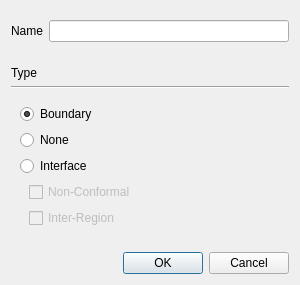
<?xml version="1.0" encoding="UTF-8"?>
<ui version="4.0">
 <class>SurfaceDialog</class>
 <widget class="QDialog" name="SurfaceDialog">
  <property name="geometry">
   <rect>
    <x>0</x>
    <y>0</y>
    <width>300</width>
    <height>285</height>
   </rect>
  </property>
  <property name="windowTitle">
   <string>Edit Surface</string>
  </property>
  <layout class="QVBoxLayout" name="verticalLayout_10">
   <item>
    <widget class="QWidget" name="nameSetting" native="true">
     <layout class="QFormLayout" name="formLayout_3">
      <property name="leftMargin">
       <number>0</number>
      </property>
      <property name="rightMargin">
       <number>0</number>
      </property>
      <property name="bottomMargin">
       <number>9</number>
      </property>
      <item row="0" column="0">
       <widget class="QLabel" name="label">
        <property name="text">
         <string>Name</string>
        </property>
       </widget>
      </item>
      <item row="0" column="1">
       <widget class="QLineEdit" name="name"/>
      </item>
     </layout>
    </widget>
   </item>
   <item>
    <widget class="QWidget" name="widget" native="true">
     <layout class="QVBoxLayout" name="verticalLayout_9">
      <property name="leftMargin">
       <number>0</number>
      </property>
      <property name="rightMargin">
       <number>0</number>
      </property>
      <item>
       <widget class="QLabel" name="label_2">
        <property name="text">
         <string>Type</string>
        </property>
       </widget>
      </item>
      <item>
       <widget class="Line" name="line">
        <property name="orientation">
         <enum>Qt::Horizontal</enum>
        </property>
       </widget>
      </item>
      <item>
       <widget class="QWidget" name="widget_2" native="true">
        <layout class="QVBoxLayout" name="verticalLayout_11">
         <item>
          <widget class="QRadioButton" name="boundary">
           <property name="text">
            <string>Boundary</string>
           </property>
           <property name="checked">
            <bool>true</bool>
           </property>
           <attribute name="buttonGroup">
            <string notr="true">typeRadios</string>
           </attribute>
          </widget>
         </item>
         <item>
          <widget class="QRadioButton" name="none">
           <property name="text">
            <string>None</string>
           </property>
           <attribute name="buttonGroup">
            <string notr="true">typeRadios</string>
           </attribute>
          </widget>
         </item>
         <item>
          <widget class="QRadioButton" name="interface_">
           <property name="text">
            <string>Interface</string>
           </property>
           <attribute name="buttonGroup">
            <string notr="true">typeRadios</string>
           </attribute>
          </widget>
         </item>
         <item>
          <widget class="QWidget" name="interfaceType" native="true">
           <property name="enabled">
            <bool>false</bool>
           </property>
           <layout class="QVBoxLayout" name="verticalLayout_8">
            <property name="topMargin">
             <number>0</number>
            </property>
            <property name="bottomMargin">
             <number>0</number>
            </property>
            <item>
             <widget class="QCheckBox" name="nonConformal">
              <property name="text">
               <string>Non-Conformal</string>
              </property>
             </widget>
            </item>
            <item>
             <widget class="QCheckBox" name="interRegion">
              <property name="text">
               <string>Inter-Region</string>
              </property>
             </widget>
            </item>
           </layout>
          </widget>
         </item>
        </layout>
       </widget>
      </item>
     </layout>
    </widget>
   </item>
   <item>
    <spacer name="verticalSpacer">
     <property name="orientation">
      <enum>Qt::Vertical</enum>
     </property>
     <property name="sizeHint" stdset="0">
      <size>
       <width>20</width>
       <height>40</height>
      </size>
     </property>
    </spacer>
   </item>
   <item>
    <widget class="QDialogButtonBox" name="buttonBox">
     <property name="orientation">
      <enum>Qt::Horizontal</enum>
     </property>
     <property name="standardButtons">
      <set>QDialogButtonBox::Cancel|QDialogButtonBox::Ok</set>
     </property>
    </widget>
   </item>
  </layout>
 </widget>
 <resources/>
 <connections>
  <connection>
   <sender>buttonBox</sender>
   <signal>accepted()</signal>
   <receiver>SurfaceDialog</receiver>
   <slot>accept()</slot>
   <hints>
    <hint type="sourcelabel">
     <x>248</x>
     <y>254</y>
    </hint>
    <hint type="destinationlabel">
     <x>157</x>
     <y>274</y>
    </hint>
   </hints>
  </connection>
  <connection>
   <sender>buttonBox</sender>
   <signal>rejected()</signal>
   <receiver>SurfaceDialog</receiver>
   <slot>reject()</slot>
   <hints>
    <hint type="sourcelabel">
     <x>316</x>
     <y>260</y>
    </hint>
    <hint type="destinationlabel">
     <x>286</x>
     <y>274</y>
    </hint>
   </hints>
  </connection>
 </connections>
 <buttongroups>
  <buttongroup name="typeRadios"/>
 </buttongroups>
</ui>
